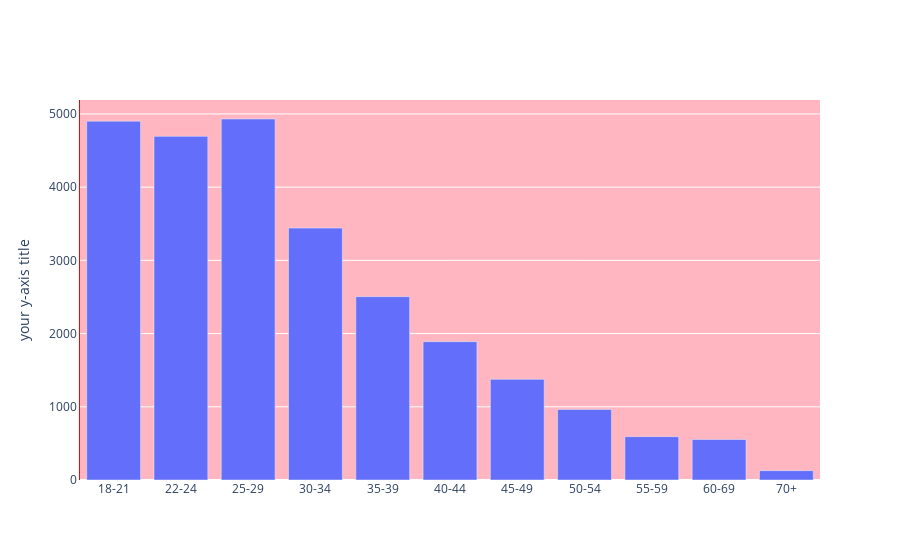

This figure's notebook cell:
### Code cell
## Q1 막대그래프
#- 위 결과값을 q1_df로 저장
CATEGORY_ORDER = ["18-21", "22-24", "25-29", "30-34", "35-39", "40-44", "45-49", "50-54", "55-59", "60-69", "70+"]

fig = go.Figure()
fig.add_trace(go.Bar(x = q1_df.index, y = q1_df.values))
# 시각화 스타일 변경
fig.update_layout(xaxis = dict(categoryorder ='array', categoryarray = CATEGORY_ORDER),
                  yaxis = dict(title ='your y-axis title', linecolor='red'),
                  plot_bgcolor='lightpink')
fig.show()

### Figure 1 — Plotly figure (JSON) as saved in the notebook; plotly's stock layout.template omitted (floating-point values rounded to 4 significant figures)
{"data": [{"type": "bar", "x": ["25-29", "18-21", "22-24", "30-34", "35-39", "40-44", "45-49", "50-54", "55-59", "60-69", "70+"], "y": [4931, 4901, 4694, 3441, 2504, 1890, 1375, 964, 592, 553, 128]}], "layout": {"autosize": true, "plot_bgcolor": "lightpink", "xaxis": {"autorange": true, "categoryarray": ["18-21", "22-24", "25-29", "30-34", "35-39", "40-44", "45-49", "50-54", "55-59", "60-69", "70+"], "categoryorder": "array", "range": [-0.5, 10.5], "type": "category"}, "yaxis": {"autorange": true, "linecolor": "red", "range": [0, 5191.0], "title": {"text": "your y-axis title"}, "type": "linear"}}}
